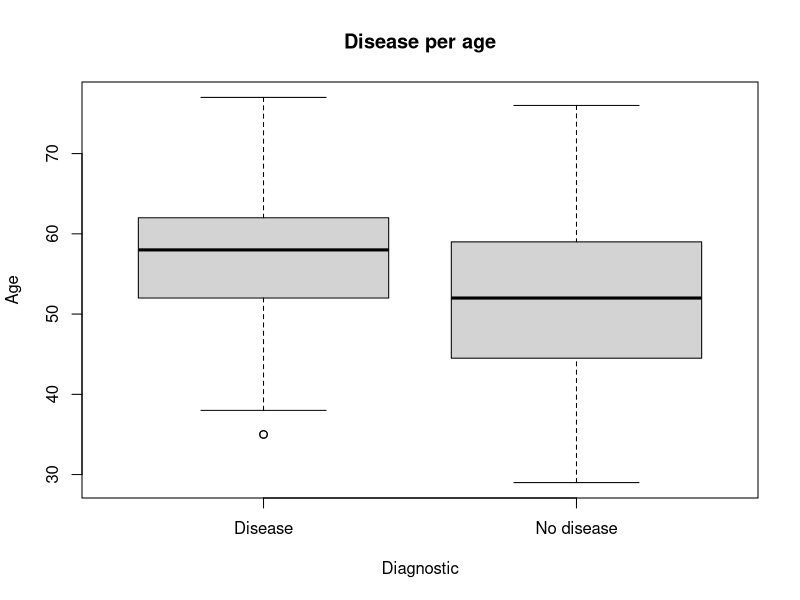
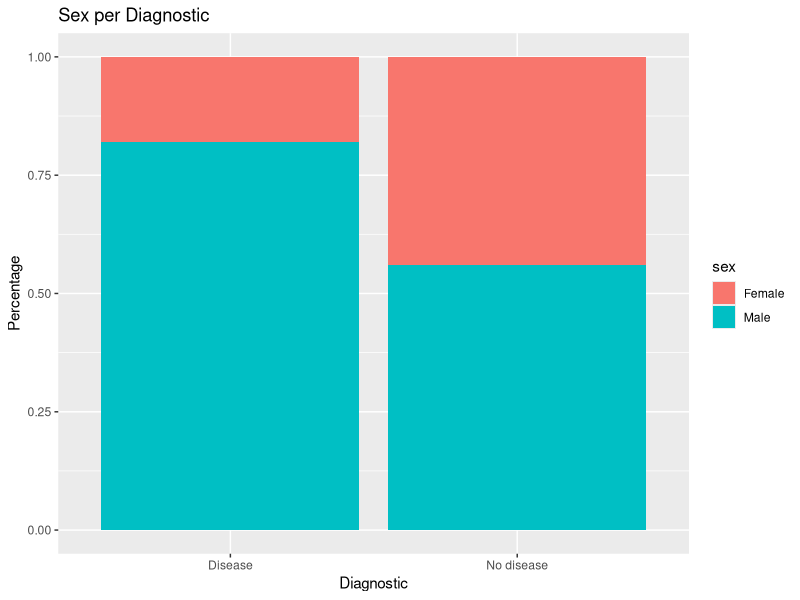

Recreate these plots in R, in order.

library(tidyverse)
library(survey)
library(sampling)
library(dplyr)
library(ggplot2)
library(broom)

heartd<-read.csv("./heart_data.csv", sep=",")

heartd <- heartd  %>% mutate(
  hd = ifelse(class >  0, 1,0))

heartd <- heartd %>% mutate(sex = factor(sex, levels = 0:1, labels = c("Female","Male")))



chisq.test(heartd$sex, heartd$hd, correct = TRUE)
t.test(heartd$age ~ heartd$hd)

t.test(heartd$thalach ~ heartd$hd)

heartd2 <- heartd %>% mutate(
  hd = ifelse(hd ==  0, "No disease", "Disease"))


boxplot(heartd2$age~heartd2$hd,xlab = "Diagnostic",  # Etiqueta eje X
        ylab = "Age",  # Etiqueta eje Y
        main = "Disease per age")

ggplot(heartd2, aes(hd,fill = sex)) + geom_bar(position = 'fill') + 
  labs(title='Sex per Diagnostic ',x='Diagnostic',y='Percentage')



str(heartd)

model<-glm(data= heartd, hd~age+sex+thalach  ,family="binomial")

summary(model)



# tidy up the coefficient table
tidy_m <- model %>% tidy()
tidy_m
#
#  # calculate OR
tidy_m$OR <- exp(tidy_m$estimate)
#
#  # calculate 95% CI and save as lower CI and upper CI
tidy_m$lower_CI <- exp(tidy_m$estimate - 1.96 * tidy_m$std.error)
tidy_m$upper_CI <- exp(tidy_m$estimate + 1.96 * tidy_m$std.error)
#
#
#
#  # get the predicted probability in our dataset using the predict() function
pred_prob <- predict(model, heartd, type = "response")
#
#  # create a decision rule using probability 0.5 as cutoff and save the predicted decision into the main data frame
heartd$pred_hd <- ifelse(pred_prob>=.5,1,0)
#
#  # create a newdata data frame to save a new case information
newdata <- data.frame(age=60 , sex="Male", thalach=120)

#
#  # predict probability for this new case and print out the predicted value
p_new <- predict(model, newdata, type = "response")

pheart_risk<-p_new*100

pheart_risk
